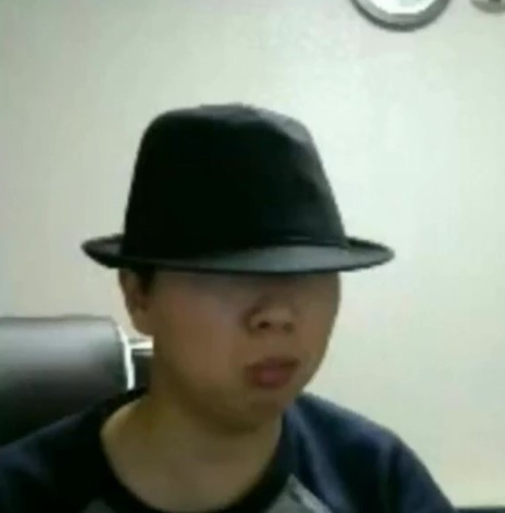
#> input picture AI_Source/AI_01/6_1.OpenCV/images/umm.png, 505 x 513 px
$ python OpenCV_cornerDetect_shi.py
#> lines starting #> are read from the running program, lines starting #| are printed output that depends on the picture; after the words box and inside, x2 and y2 are one past the last pixel; in counts of white or black regions, pixels touching at a corner belong together
### AI_Source/AI_01/6_1.OpenCV/OpenCV_show_func.py
import cv2
import matplotlib.pyplot as plt

def img_show(title='image', img=None, figsize=(8, 5)):
  plt.figure(figsize=figsize)

  if type(img) == list:
    if type(title) == list:
      titles = title
    else:
      titles = []

      for i in range(len(img)):
        titles.append(title)

    for i in range(len(img)):
      # 흑백을 RGB로, BGR을 RGB로 변경하는 작업
      if len(img[i].shape) <= 2:
        rgbImg = cv2.cvtColor(img[i], cv2.COLOR_GRAY2RGB)
      else:
        rgbImg = cv2.cvtColor(img[i], cv2.COLOR_BGR2RGB)

      # plt.subplot(
      #   1,
      #   len(img),
      #   i + 1,
      # )

      plt.subplot(
        1,
        len(img),
        i + 1
      )

      plt.imshow(rgbImg)
      plt.title(title[i])
      plt.xticks([])
      plt.yticks([])

    plt.show()

  else:
    # 흑백을 RGB로, BGR을 RGB로 변경하는 작업
    if len(img.shape) < 3:
      rgbImg = cv2.cvtColor(img, cv2.COLOR_GRAY2RGB)
    else:
      rgbImg = cv2.cvtColor(img, cv2.COLOR_BGR2RGB)

    plt.imshow(rgbImg)
    plt.title(title)
    plt.xticks([])
    plt.yticks([])
    plt.show()

### AI_Source/AI_01/6_1.OpenCV/OpenCV_cornerDetect_shi.py
# 시-토마시 검출 (Shi & Tomasi Detect)
# 해리스 코너 검출을 좀더 개선한 알고리즘이다.
# cv2.goodFeaturesToTrack(
#   image,
#   -> 입력 이미지

#   maxCorners,
#   -> 최대 코너 개수
#   (코너 최대 값보다 낮은 개수만 반환 / xCorners <= 0이면 무제한)

#   qualityLevel,
#   -> 코너점 결정을 위한 값으로 환할 코너의 최소 품질을 설정
#   코너 품질은 0.0 ~ 1.0 사이의 값으로 할당할 수 있으며,
#   일반적으로 0.01 ~ 0.10 사이의 값 사용

#   minDistance,
#   -> 코너점 사이의 최소 거리
#   (설정된 최소 거리 이상의 값만 검출)

#   corners,
#   -> 컴출된 코너점 좌표

#   mask=None,
#   -> 마스크 이미지
#   (요소 값이 0인 곳은 코너로 계산하지 않는다.)

#   blockSize=None,
#   -> 코너 검출을 위한 블록 크기 (기본 값은 3)

#   useHarrisDetector=None,
#   -> 해리스 코너 방법 사용 여부 (기본 값은 False)

#   k=None
#   -> 해리스 코너 검출 시 사용할 k 값
# )

# 3차원 실수 행렬(n, 1, 2)로 반환하며 n으로 코너점 검출 개수를 반환한다.
# x 좌표는 [i, 0, 0], y 좌표는 [i, 0, 1]이다.
# 실수로 저장되므로 int로 변환하여 사용해야 한다.

import cv2
import numpy as np
from OpenCV_show_func import img_show

img = cv2.imread('./images/umm.png')
#> img is the input picture: shape (513, 505, 3); mean B, G, R 128.4, 141.4, 133.9
img1 = img.copy()
gray = cv2.cvtColor(img, cv2.COLOR_BGR2GRAY)
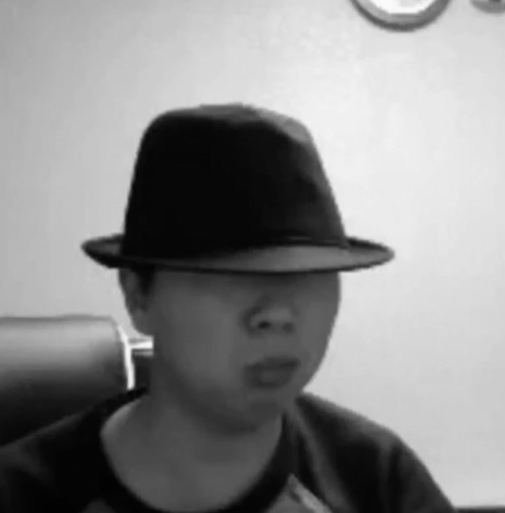
#> gray: shape (513, 505); min 1, max 252, mean 137.7

corner = cv2.cornerHarris(gray, 2, 3, 0.02)
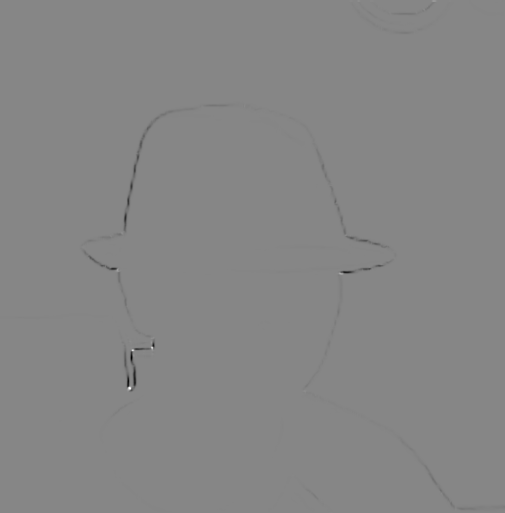
#> corner: shape (513, 505) float32; min -0.000536, max 0.000483, mean -8.96e-07; drawn with min black and max white

coord = np.where(corner > 0.1 * corner.max())
#> coord = 42 positions, rows 0 to 390, columns 117 to 435
coord = np.stack((coord[1], coord[0]), axis=1)
#> coord = 42 pairs, first value 117 to 435, second value 0 to 390

for x, y in coord:
  cv2.circle(img, (x, y), 5, (0, 0, 255), 1, cv2.LINE_AA)
#> this loop made 42 passes
#> (x, y) on passes 1 to 12: (433, 0), (434, 0), (435, 0), (433, 1), (434, 1), (435, 1), (117, 269), (117, 270), (117, 271), (339, 273), (340, 273), (341, 273)
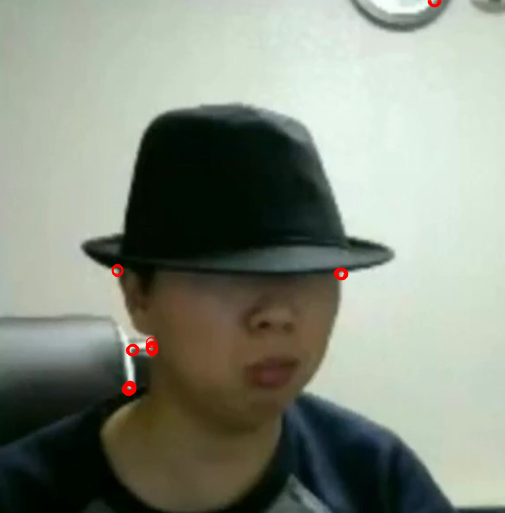
#> img: shape (513, 505, 3); 0.36% of pixels changed, all inside (x1, y1, x2, y2) = (111, 0, 442, 397)

corners = cv2.goodFeaturesToTrack(gray, 80, 0.01, 10)
#> corners = 80 rows, first 8: [129, 387], [151, 347], [132, 349], [340, 273], [116, 270], [304, 390], [152, 337], [121, 232]
corners = np.int32(corners)
#> corners = contour of 80 points, box (x1, y1, x2, y2) (82, 1, 500, 512), area 83178

for corner in corners:
  x, y = corner[0]
  cv2.circle(img1, (x, y), 5, (0, 0, 255), 1, cv2.LINE_AA)
#> this loop made 80 passes
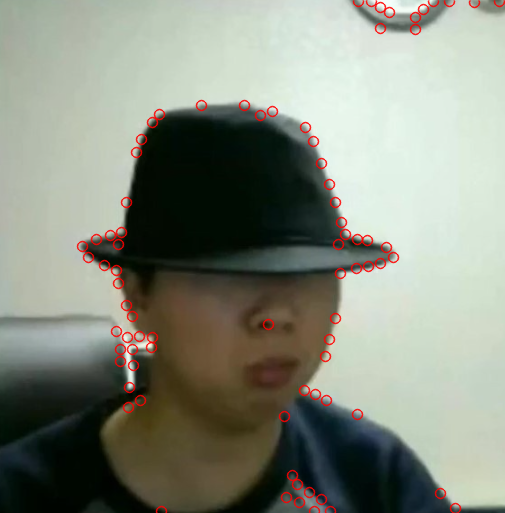
#> img1: shape (513, 505, 3); 2.55% of pixels changed, all inside (x1, y1, x2, y2) = (76, 0, 505, 513)

img_show(
  ['Shi & Tomasi', 'Harris Corner'],
  [img1, img]
)
#> the loop in img_show, `for i in range(len(img)):` made 2 passes
# cv2.imshow('Harris Corner', merged)
# cv2.imshow('Corners', img)
cv2.waitKey()
cv2.destroyAllWindows()

$ run again, with AI_Source/AI_01/6_1.OpenCV/images/car_num.png copied over AI_Source/AI_01/6_1.OpenCV/images/umm.png
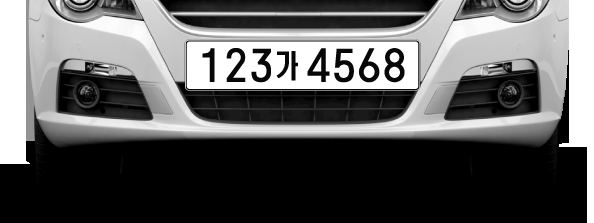
#> input picture AI_Source/AI_01/6_1.OpenCV/images/car_num.png, 594 x 223 px
#> img is the input picture: shape (223, 594, 3); mean B, G, R 95.3, 95.3, 95.3
#> `coord = np.where(corner > 0.1 * corner.max())`: coord = 245 positions, rows 0 to 164, columns 26 to 587
#> `coord = np.stack((coord[1], coord[0]), axis=1)`: coord = 245 pairs, first value 26 to 587, second value 0 to 164
#> the loop `for x, y in coord:` made 245 passes
#> (x, y) on passes 1 to 3: (74, 0), (86, 0), (511, 0)
#> after the loop `for x, y in coord:`:
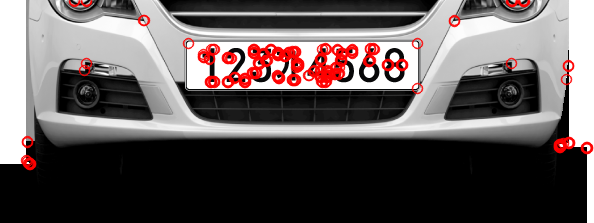
#> img: shape (223, 594, 3); 4.95% of pixels changed, all inside (x1, y1, x2, y2) = (20, 0, 594, 171)
#> `corners = cv2.goodFeaturesToTrack(gray, 80, 0.01, 10)`: corners = 80 rows, first 8: [559, 145], [369, 60], [278, 76], [586, 147], [278, 53], [341, 59], [372, 49], [313, 70]
#> `corners = np.int32(corners)`: corners = contour of 80 points, box (x1, y1, x2, y2) (27, 1, 587, 164), area 56758
#> the loop `for corner in corners:` made 80 passes
#> the loop in img_show, `for i in range(len(img)):` made 2 passes
#> in img_show, `plt.show()`:
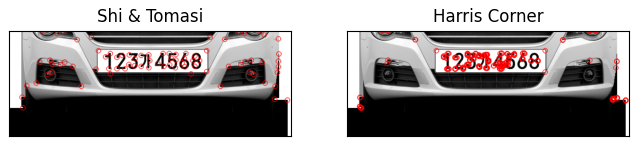
#> figure drawn by matplotlib, 2 panels
